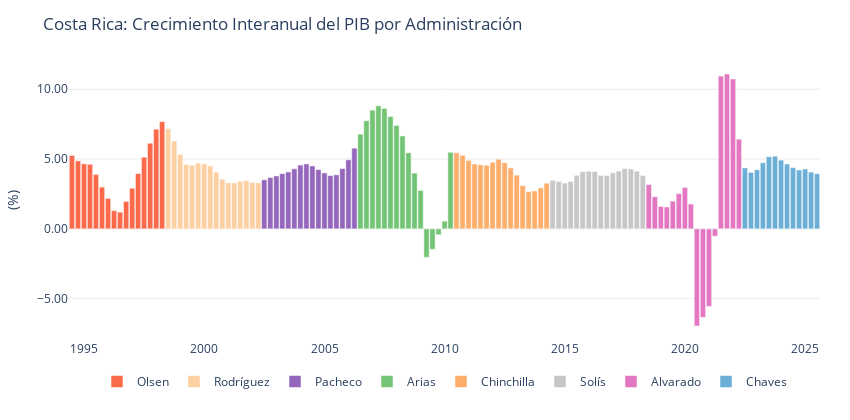

Write notebook code for a chart like this one.
### Markdown cell above
### <font color = 'red'> 2.1.1 ECONOMÍA NACIONAL

### Code cell
# Notar el flujo:
#   con el objeto PIBViews se accede a la información requerida. Luego se le calculan los cambios de crecimiento interanuales:

df = year_on_year_changes(ob_pibv.oferta.get_categorias_principales(), q = 4)
df.columns = df.columns.str.replace('_TC', '')
df.info()
print('\n')
col = 'PIB'
statistic = 'mean'

pib = df[[col]]
pib = tag_politics(pib)
pib = pib[pib['Label'] != 'Calderón']

stats_by_admin = compute_basic_statistics(pib, value_col=col, groupby_col='Label')
stats_by_admin = stats_by_admin.sort_values(by = statistic, ascending = False).round(2)

fig_pib_label = plot_timeseries_bars(
    df=pib,
    start = '1994-06-30',
    y_col=col,
    category_col="Label",
    title=f"Costa Rica: Crecimiento Interanual del {col} por Administración",
    x_title="",
    y_title="(%)",
    y_round=2,
    y_suffix="",
    width=850,
    height=420,
    zero_line=False,
    showlegend=True,
    colors=presidential_colors,
    template='plotly_white',
    show_y_grid=True
)

fig_pib_label.show()

display(stats_by_admin[[statistic]].transpose())
